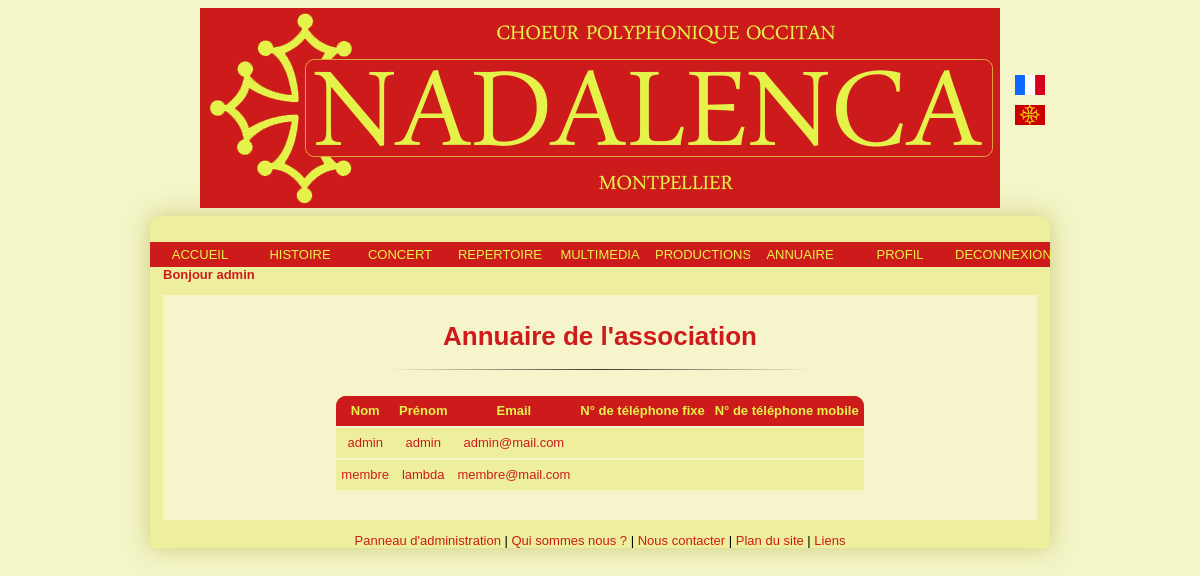
The page /Controleur/controlAnnuaire.php (signed in) on the database its author committed.
### tables this page shows
CREATE TABLE IF NOT EXISTS `utilisateur` (
  `id` int(11) NOT NULL AUTO_INCREMENT,
  `nom` varchar(255) NOT NULL,
  `prenom` varchar(255) NOT NULL,
  `email` varchar(255) NOT NULL,
  `mdp` varchar(255) NOT NULL,
  `statut` varchar(255) NOT NULL,
  `admin` tinyint(1) NOT NULL,
  `adresseP` varchar(255) NOT NULL,
  `codeP` varchar(255) NOT NULL,
  `ville` varchar(255) NOT NULL,
  `numtelF` varchar(14) NOT NULL,
  `numtelM` varchar(14) NOT NULL,
  `voix` varchar(255) NOT NULL,
  PRIMARY KEY (`id`),
  UNIQUE KEY `id` (`id`)
);

### Modele/Utilisateur.php (called while the page is built, shortened)
<?php
class Utilisateur
{
	private $prenom;
	public function getPrenom()
	{
		return $this->prenom;
	}
	public function __construct ($id, $nom, $prenom, $email, $mdp, $statut, $admin, $adresseP, $codeP, $ville, $numtelF, $numtelM, $voix)
	{
		$this->prenom = $prenom;
	}
	public static function getUtilisateurByEmail($email)
	{
		$req = "SELECT * FROM utilisateur WHERE email='$email'";
		$res = mysql_query($req) or die ("Erreur insertion : Classe Utilisateur / Fonction getUtilisateurByEmail ");
		$tuple = mysql_fetch_array($res);
		return new Utilisateur($tuple['id'], $tuple['nom'], $tuple['prenom'], $email, $tuple['mdp'], $tuple['statut'], $tuple['admin'], $tuple['adresseP'], $tuple['codeP'], $tuple['ville'], $tuple['numtelF'], $tuple['numtelM'], $tuple['voix']);
	}
}
?>

### Vue/viewAnnuaire.php (the view)
<h1>Annuaire de l'association</h1>
<hr />
	<table border = "1">
		<tr>
			<th>Nom</th>
			<th>Prénom</th>
			<th>Email</th>
			<th>N° de téléphone fixe</th>
			<th>N° de téléphone mobile</th>
		</tr>
	<?php
	while ($tuple = mysql_fetch_array($res))
	{
		echo"<tr>"
				."<td>".$tuple['nom']."</td>"
				."<td>".$tuple['prenom']."</td>"
				."<td>".$tuple['email']."</td>"
				."<td>".$tuple['numtelF']."</td>"
				."<td>".$tuple['numtelM']."</td>"
			."</tr>";
	}
		echo "</table><br/>";
	?>

### Controleur/menu.php (shortened to what this page needs)
	<body>
	<div id="page">
		<div id="banniere">
			<img src="../Images/banniere_nada.png" alt="banniere" title="Association Polyphonique Nadalenca de Montpellier"/>
			<ul id="drapeau">
				<li><a href="./controlAccueil.php?lang=fr"><img src="../Images/DrapFR.png" title="Site de l'Association Nadalenca en français" alt="drapeau_fr"/></a></li>
				<li><a href="./controlAccueil.php?lang=occ"><img src="../Images/DrapOC.png" title="Site de l'Association Nadalenca en occitan" alt="occitan_fr"/></a></li>
			</ul>
		</div>
		<div id="corps">
<?php
	include("../Modele/Utilisateur.php");
	if(isset($_SESSION['login']))
	{
		$email = $_SESSION['login'];
		$profil = Utilisateur::getUtilisateurByEmail($email);
		?>
				<ul id="menu_mem">
					<li><a href="./controlAccueil.php?lang=<?php echo $_SESSION['langue']; ?>">ACCUEIL</a></li>
					<li><a href="./controlHistoire.php?lang=<?php echo $_SESSION['langue']; ?>">HISTOIRE</a></li>
					<li><a href="./controlConcert.php">CONCERT</a>
						</li>
					<li><a href="./controlRepertoireHistoire.php?lang=<?php echo $_SESSION['langue']; ?>">REPERTOIRE</a></li>
					<li><a>MULTIMEDIA</a>
						</li>
					<li><a href="./controlProduction.php">PRODUCTIONS</a></li>
					<li><a href="./controlAnnuaire.php">ANNUAIRE</a></li>
					<li><a href="./controlProfil.php">PROFIL</a></li>
					<li><a href="./deconnexion.php">DECONNEXION</a></li>
				</ul>
				<h4>Bonjour <?php echo ($profil->getPrenom());?></h4>
			<div id="contenu">
<?php
}
?>

### style.css (style rules this page uses)
html { text-align: justify; font-family: sans-serif; font-size: small; background-color: #f4f5c8; }
#drapeau { list-style-type: none; margin-left: 63em; margin-top: -11em; background-attachment:fixed; }
#drapeau li { padding-top: 10px; }
#drapeau img { width: 30px; height: 20px; }
#page { width: 900px; height: 100%; margin: auto; }
#banniere { width: 100%; height: 100%; text-align: center; }
img { display: block; margin: 0; margin-right: auto; margin-left: auto; }
#menu_mem { width: 100%; list-style-type: none; margin: 0; margin-top: -3em; padding: 0; text-align: center; }
#menu_mem li { float: left; width: 100px; }
#menu_mem li a { display:block; color:#e5f24a; background-color:#cd1b1b; margin:0; padding:5px 5px; border:0; text-decoration:none; }
#menu_mem li a:link, #menu_mem li a:visited { display:block; color:#e5f24a; background-color:#cd1b1b; margin:0; padding:5px 5px; border:0; text-decoration:none; }
#corps { width:100%; height:100%; margin-top:7em; border-radius: 10px 10px 0 0; background-color:#edef9c; box-shadow:0px 0px 23px #cacc7b; padding-top:5em; }
#contenu { background-color: #f6f4ca; margin-right: 1em; margin-left: 1em; padding-left: 10px; padding-right: 10px; padding-bottom: 1em; }
h1 { text-align: center; margin-top: 2em; padding-top: 1em; color: #cd1b1b; }
h4 { margin: 0; margin-left: 1em; margin-bottom:-4em; color: #cd1b1b; }
hr { width: 50%; border: 0; height: 1px; background-image: -webkit-linear-gradient(left, rgba(0,0,0,0), rgba(0,0,0,0.75), rgba(0,0,0,0)); background-image: -moz-linear-gradient(left, rgba(0,0,0,0), rgba(0,0,0,0.75), rgba(0,0,0,0)); background-image: -ms-linear-gradient(left, rgba(0,0,0,0), rgba(0,0,0,0.75), rgba(0,0,0,0)); background-image: -o-linear-gradient(left, rgba(0,0,0,0), rgba(0,0,0,0.75), rgba(0,0,0,0)); }
a:link, a:visited { text-decoration: none; color: #cd1b1b; }
table { vertical-align: middle; margin: auto; margin-top:2em; padding : auto; background-color: #cd1b1b; border:none; border-collapse:collapse; border-radius: 10px 10px 0 0; }
td, th { padding: 5px; border:none; border-collapse:collapse; color: #333; text-align: center; }
th { line-height: 20px; background-color:#cd1b1b; color: #e5f24a; border-radius: 10px 10px 0 0; }
td { line-height: 20px; border-bottom: 2px solid #f6f4ca; border-top: 2px solid #f6f4ca; background-color:#edef9c; color: #cd1b1b; }
h4 { margin: 0; margin-left: 1em; margin-bottom:-3em; color: #cd1b1b; }

### rows shown on the page
utilisateur: prenom "admin", nom "admin", email "admin@mail.com"
utilisateur: nom "membre", prenom "lambda", email "membre@mail.com"
